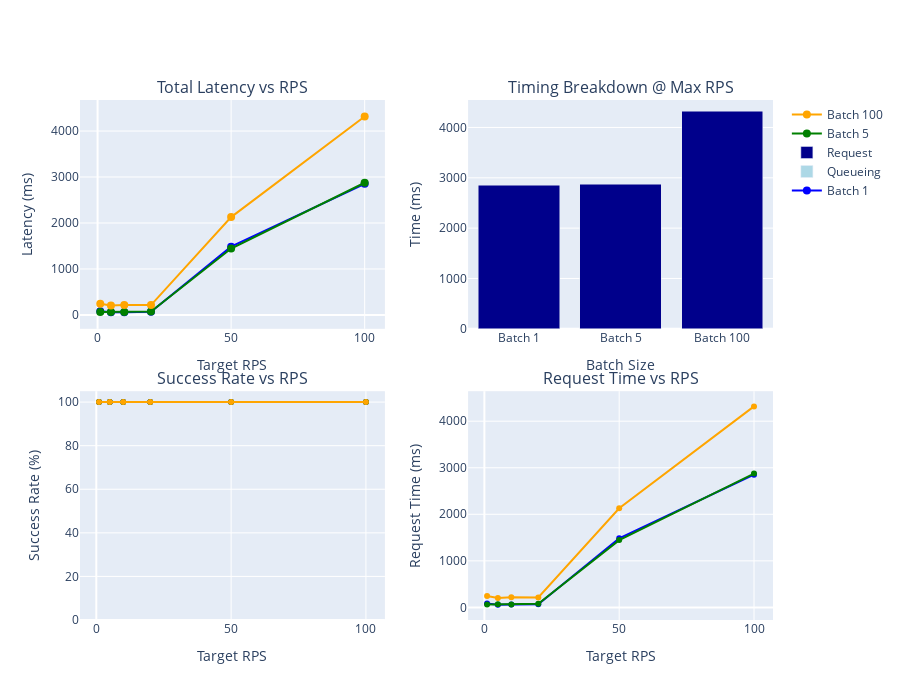

The notebook cell saved with this chart:
### Code cell
# Analyze and visualize RPS results
success = df_rps[df_rps['success'] == True]

# Calculate stats by batch size and RPS
stats = success.groupby(['batch_size', 'target_rps']).agg({
    'total_latency_ms': ['mean', lambda x: np.percentile(x, 95)],
    'queueing_ms': ['mean', lambda x: np.percentile(x, 95)],
    'request_ms': ['mean', lambda x: np.percentile(x, 95)]
}).reset_index()

stats.columns = ['batch_size', 'target_rps', 'total_mean', 'total_p95', 
                 'queue_mean', 'queue_p95', 'request_mean', 'request_p95']

# Success rates
success_rates = df_rps.groupby(['batch_size', 'target_rps'])['success'].apply(
    lambda x: (x == True).sum() / len(x) * 100
).reset_index(name='success_rate')
stats = stats.merge(success_rates, on=['batch_size', 'target_rps'])

# Create visualization
fig = make_subplots(
    rows=2, cols=2,
    subplot_titles=('Total Latency vs RPS', 'Timing Breakdown @ Max RPS',
                   'Success Rate vs RPS', 'Request Time vs RPS'),
    specs=[[{}, {}], [{}, {}]],
    vertical_spacing=0.12,
    horizontal_spacing=0.12
)

colors = ['blue', 'green', 'orange']

for i, batch_size in enumerate(RPS_BATCH_SIZES):
    data = stats[stats['batch_size'] == batch_size]
    
    # Total latency
    fig.add_trace(go.Scatter(
        x=data['target_rps'], y=data['total_mean'],
        name=f'Batch {batch_size}', mode='lines+markers',
        line=dict(color=colors[i], width=2), marker=dict(size=8)
    ), row=1, col=1)
    
    # Success rate
    fig.add_trace(go.Scatter(
        x=data['target_rps'], y=data['success_rate'],
        mode='lines+markers', line=dict(color=colors[i], width=2),
        showlegend=False
    ), row=2, col=1)
    
    # Request time
    fig.add_trace(go.Scatter(
        x=data['target_rps'], y=data['request_mean'],
        mode='lines+markers', line=dict(color=colors[i], width=2),
        showlegend=False
    ), row=2, col=2)
    
    # Timing breakdown at max RPS
    max_rps_data = data[data['target_rps'] == data['target_rps'].max()].iloc[0]
    fig.add_trace(go.Bar(
        x=[f'Batch {batch_size}'], y=[max_rps_data['queue_mean']],
        name='Queueing' if i == 0 else '', marker_color='lightblue',
        showlegend=(i == 0)
    ), row=1, col=2)
    fig.add_trace(go.Bar(
        x=[f'Batch {batch_size}'], y=[max_rps_data['request_mean']],
        name='Request' if i == 0 else '', marker_color='darkblue',
        showlegend=(i == 0)
    ), row=1, col=2)

fig.update_xaxes(title_text="Target RPS", row=1, col=1)
fig.update_xaxes(title_text="Batch Size", row=1, col=2)
fig.update_xaxes(title_text="Target RPS", row=2, col=1)
fig.update_xaxes(title_text="Target RPS", row=2, col=2)

fig.update_yaxes(title_text="Latency (ms)", row=1, col=1)
fig.update_yaxes(title_text="Time (ms)", row=1, col=2)
fig.update_yaxes(title_text="Success Rate (%)", row=2, col=1, range=[0, 105])
fig.update_yaxes(title_text="Request Time (ms)", row=2, col=2)

fig.update_layout(barmode='stack', height=700)
fig.show()

# Print breaking point analysis
print("\n📊 Breaking Point Analysis:")
for batch_size in RPS_BATCH_SIZES:
    data = stats[stats['batch_size'] == batch_size]
    reliable = data[data['success_rate'] >= 95]
    
    if len(reliable) > 0:
        max_rps = reliable['target_rps'].max()
        row = reliable[reliable['target_rps'] == max_rps].iloc[0]
        
        queue_pct = (row['queue_p95'] / row['total_p95'] * 100) if row['total_p95'] > 0 else 0
        
        print(f"\n   Batch {int(batch_size):3d}: Max reliable RPS = {int(max_rps):3d}")
        print(f"      P95 Total:   {row['total_p95']:7.1f}ms")
        print(f"      P95 Queue:   {row['queue_p95']:7.1f}ms ({queue_pct:4.1f}% of total)")
        print(f"      P95 Request: {row['request_p95']:7.1f}ms ({100-queue_pct:4.1f}% of total)")
        
        if queue_pct > 50:
            print(f"      ⚠️  Bottleneck: Client-side queueing")
        else:
            print(f"      ✅ Bottleneck: Endpoint processing (expected)")

### Figure 1 — Plotly figure (JSON) as saved in the notebook; plotly's stock layout.template omitted (floating-point values rounded to 4 significant figures)
{"data": [{"line": {"color": "blue", "width": 2}, "marker": {"size": 8}, "mode": "lines+markers", "name": "Batch 1", "type": "scatter", "x": [1, 5, 10, 20, 50, 100], "xaxis": "x", "y": [81.67, 55.28, 59.35, 67.17, 1485.0, 2852.0], "yaxis": "y"}, {"line": {"color": "blue", "width": 2}, "mode": "lines+markers", "showlegend": false, "type": "scatter", "x": [1, 5, 10, 20, 50, 100], "xaxis": "x3", "y": [100.0, 100.0, 100.0, 100.0, 100.0, 100.0], "yaxis": "y3"}, {"line": {"color": "blue", "width": 2}, "mode": "lines+markers", "showlegend": false, "type": "scatter", "x": [1, 5, 10, 20, 50, 100], "xaxis": "x4", "y": [81.65, 55.27, 59.34, 67.15, 1485.0, 2852.0], "yaxis": "y4"}, {"marker": {"color": "lightblue"}, "name": "Queueing", "showlegend": true, "type": "bar", "x": ["Batch 1"], "xaxis": "x2", "y": [0.0112], "yaxis": "y2"}, {"marker": {"color": "darkblue"}, "name": "Request", "showlegend": true, "type": "bar", "x": ["Batch 1"], "xaxis": "x2", "y": [2852.0], "yaxis": "y2"}, {"line": {"color": "green", "width": 2}, "marker": {"size": 8}, "mode": "lines+markers", "name": "Batch 5", "type": "scatter", "x": [1, 5, 10, 20, 50, 100], "xaxis": "x", "y": [62.71, 64.74, 63.58, 75.58, 1445.0, 2875.0], "yaxis": "y"}, {"line": {"color": "green", "width": 2}, "mode": "lines+markers", "showlegend": false, "type": "scatter", "x": [1, 5, 10, 20, 50, 100], "xaxis": "x3", "y": [100.0, 100.0, 100.0, 100.0, 100.0, 100.0], "yaxis": "y3"}, {"line": {"color": "green", "width": 2}, "mode": "lines+markers", "showlegend": false, "type": "scatter", "x": [1, 5, 10, 20, 50, 100], "xaxis": "x4", "y": [62.7, 64.73, 63.57, 75.57, 1445.0, 2875.0], "yaxis": "y4"}, {"marker": {"color": "lightblue"}, "name": "", "showlegend": false, "type": "bar", "x": ["Batch 5"], "xaxis": "x2", "y": [0.01144], "yaxis": "y2"}, {"marker": {"color": "darkblue"}, "name": "", "showlegend": false, "type": "bar", "x": ["Batch 5"], "xaxis": "x2", "y": [2875.0], "yaxis": "y2"}, {"line": {"color": "orange", "width": 2}, "marker": {"size": 8}, "mode": "lines+markers", "name": "Batch 100", "type": "scatter", "x": [1, 5, 10, 20, 50, 100], "xaxis": "x", "y": [244.3, 202.7, 215.6, 212.9, 2128.0, 4318.0], "yaxis": "y"}, {"line": {"color": "orange", "width": 2}, "mode": "lines+markers", "showlegend": false, "type": "scatter", "x": [1, 5, 10, 20, 50, 100], "xaxis": "x3", "y": [100.0, 100.0, 100.0, 100.0, 100.0, 100.0], "yaxis": "y3"}, {"line": {"color": "orange", "width": 2}, "mode": "lines+markers", "showlegend": false, "type": "scatter", "x": [1, 5, 10, 20, 50, 100], "xaxis": "x4", "y": [244.2, 202.7, 215.6, 212.9, 2128.0, 4318.0], "yaxis": "y4"}, {"marker": {"color": "lightblue"}, "name": "", "showlegend": false, "type": "bar", "x": ["Batch 100"], "xaxis": "x2", "y": [0.01035], "yaxis": "y2"}, {"marker": {"color": "darkblue"}, "name": "", "showlegend": false, "type": "bar", "x": ["Batch 100"], "xaxis": "x2", "y": [4318.0], "yaxis": "y2"}], "layout": {"annotations": [{"font": {"size": 16}, "showarrow": false, "text": "Total Latency vs RPS", "x": 0.22, "xanchor": "center", "xref": "paper", "y": 1, "yanchor": "bottom", "yref": "paper"}, {"font": {"size": 16}, "showarrow": false, "text": "Timing Breakdown @ Max RPS", "x": 0.78, "xanchor": "center", "xref": "paper", "y": 1, "yanchor": "bottom", "yref": "paper"}, {"font": {"size": 16}, "showarrow": false, "text": "Success Rate vs RPS", "x": 0.22, "xanchor": "center", "xref": "paper", "y": 0.44, "yanchor": "bottom", "yref": "paper"}, {"font": {"size": 16}, "showarrow": false, "text": "Request Time vs RPS", "x": 0.78, "xanchor": "center", "xref": "paper", "y": 0.44, "yanchor": "bottom", "yref": "paper"}], "barmode": "stack", "height": 700, "xaxis": {"anchor": "y", "domain": [0, 0.44], "title": {"text": "Target RPS"}}, "xaxis2": {"anchor": "y2", "domain": [0.56, 1], "title": {"text": "Batch Size"}}, "xaxis3": {"anchor": "y3", "domain": [0, 0.44], "title": {"text": "Target RPS"}}, "xaxis4": {"anchor": "y4", "domain": [0.56, 1], "title": {"text": "Target RPS"}}, "yaxis": {"anchor": "x", "domain": [0.56, 1], "title": {"text": "Latency (ms)"}}, "yaxis2": {"anchor": "x2", "domain": [0.56, 1], "title": {"text": "Time (ms)"}}, "yaxis3": {"anchor": "x3", "domain": [0, 0.44], "range": [0, 105], "title": {"text": "Success Rate (%)"}}, "yaxis4": {"anchor": "x4", "domain": [0, 0.44], "title": {"text": "Request Time (ms)"}}}}
